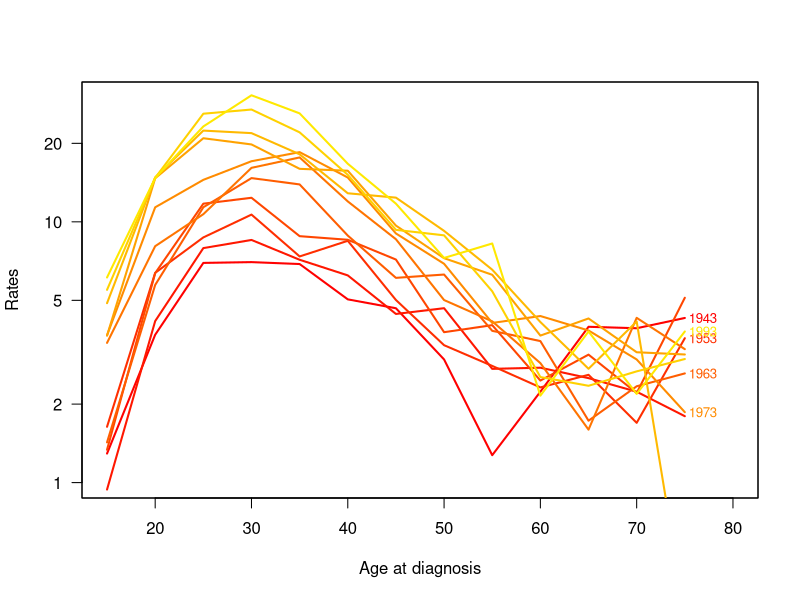
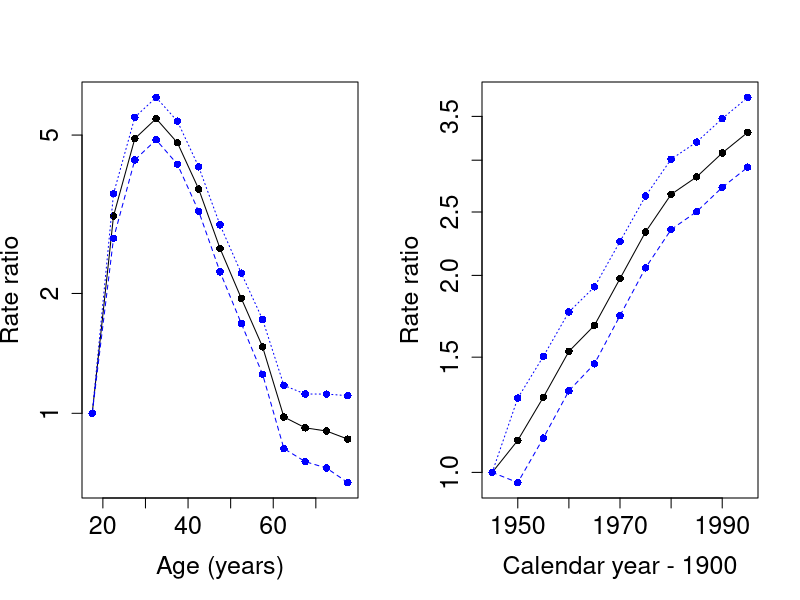
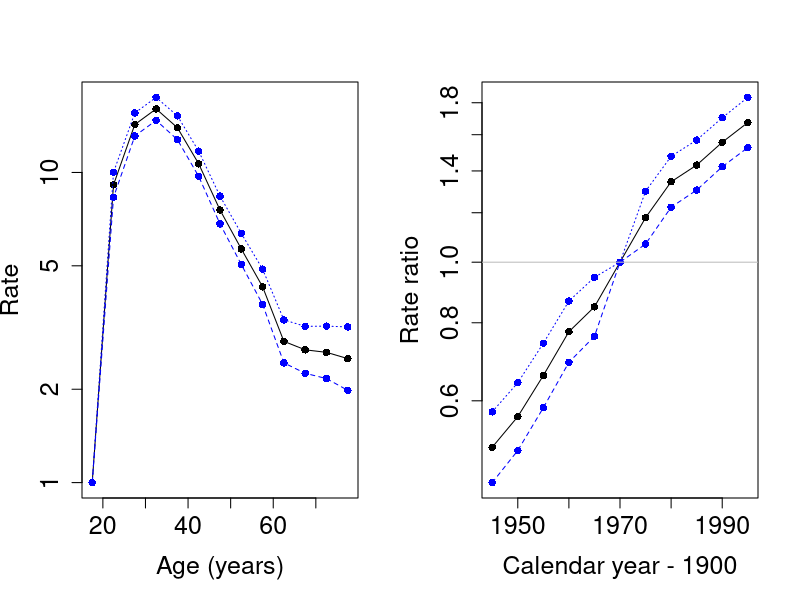
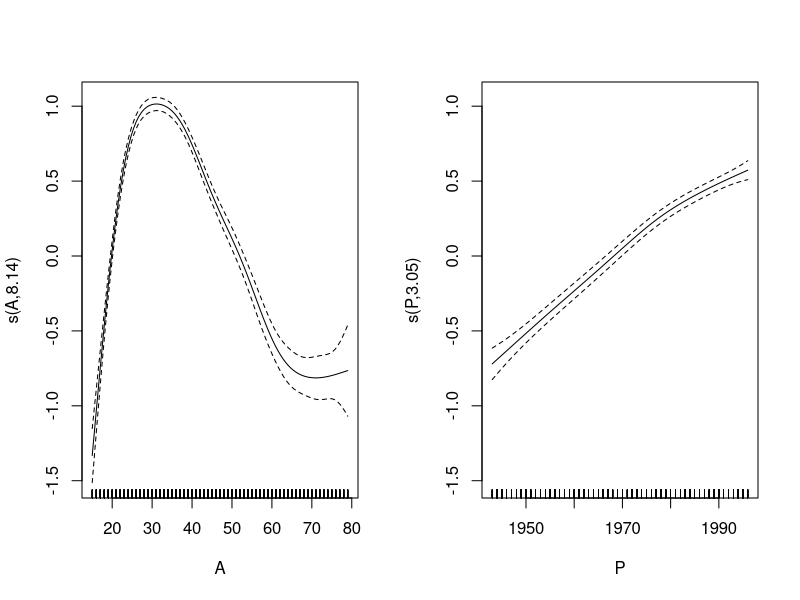
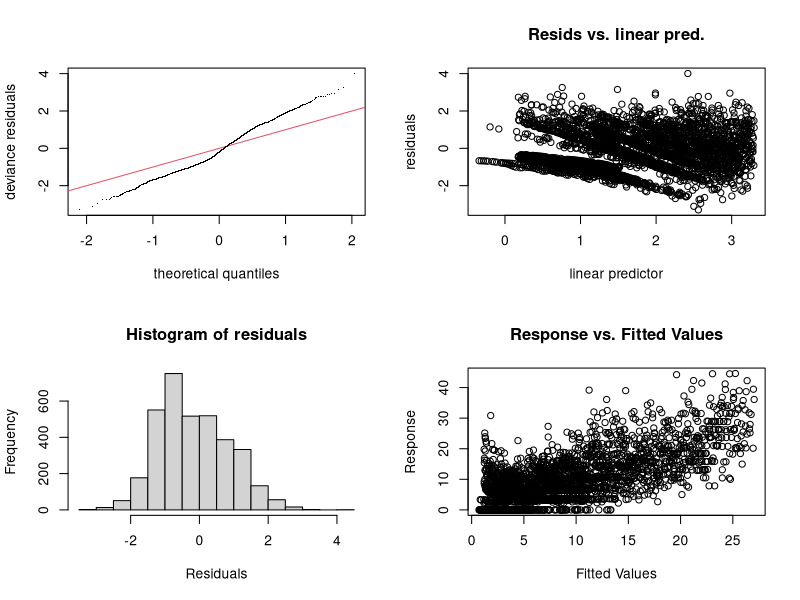
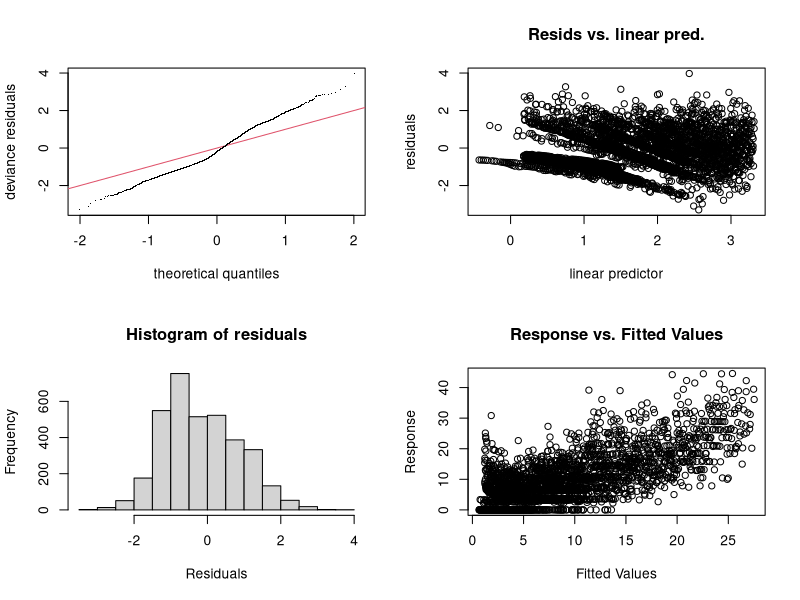
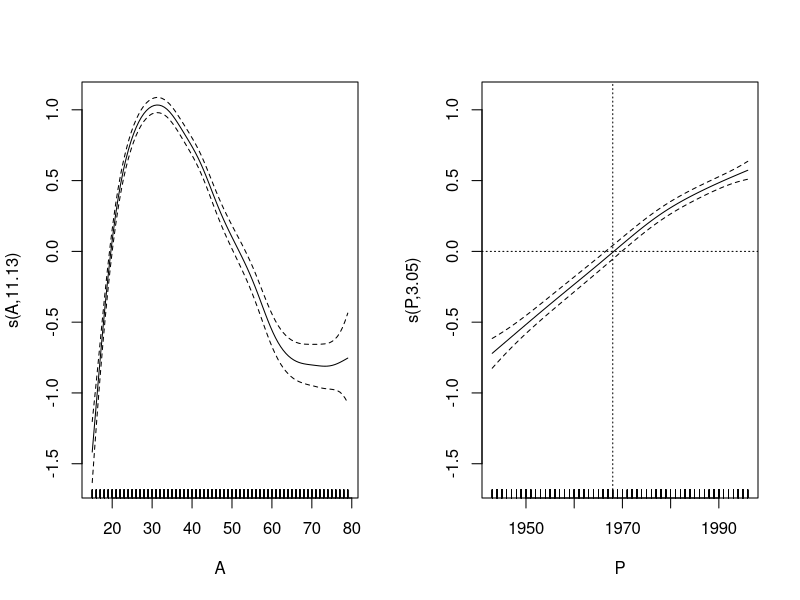
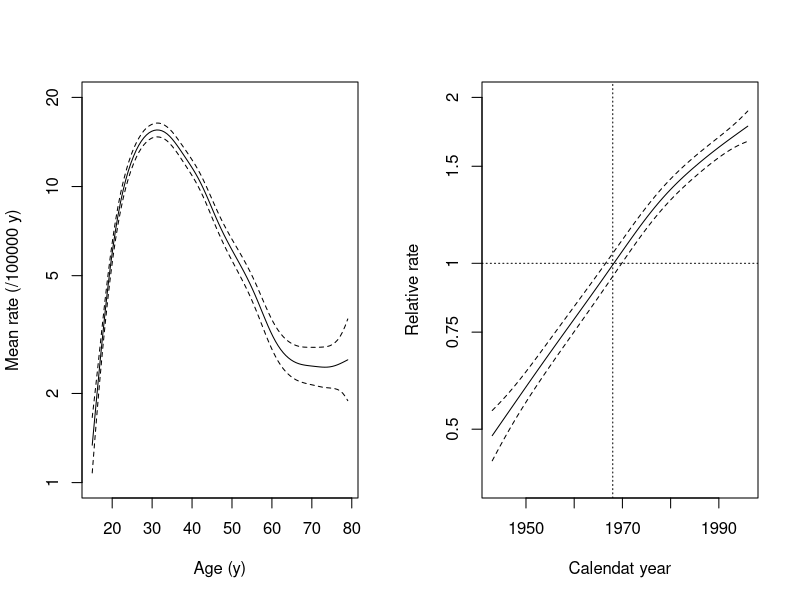

These charts were generated, in order, by the following R code:
## ----include=FALSE------------------------------------------------------------
knitr::opts_chunk$set(results = "markup", fig.show="hide", messages=FALSE, keep.source = TRUE, include = TRUE, eps = FALSE, prefix.string = "./graph/cont-eff")


## ----echo=FALSE---------------------------------------------------------------
# opt <- options()
# options( width=90,
#          SweaveHooks=list( fig=function()
#          par(mar=c(3,3,1,1),mgp=c(3,1,0)/1.6,las=1,bty="n") ) )


## ----data-input---------------------------------------------------------------
library(Epi)
library(mgcv)
data(testisDK)
str(testisDK)
summary(testisDK)
head(testisDK)


## ----housekeeping-------------------------------------------------------------
tdk <- subset(testisDK, A > 14 & A < 80)
tdk$Age <- cut(tdk$A, br = 5 * (3:16), include.lowest = TRUE, right = FALSE)
nAge <- length(levels(tdk$Age))
tdk$Per <- cut(tdk$P,
  br = seq(1943, 1998, by = 5),
  include.lowest = TRUE, right = FALSE)
nPer <- length(levels(tdk$Per))


## ----tabulation---------------------------------------------------------------
tab <- stat.table(
  index = list(Age, Per),
  contents = list(
    D = sum(D),
    Y = sum(Y / 1000),
    rate = ratio(D, Y, 10^5)
  ),
  margins = TRUE,
  data = tdk
)
str(tab)


## ----plot-rates, fig=FALSE----------------------------------------------------
str(tab)
par(mfrow = c(1, 1))
rateplot(
  rates = tab[3, 1:nAge, 1:nPer], which = "ap", ylim = c(1, 30),
  age = seq(15, 75, 5), per = seq(1943, 1993, 5),
  col = heat.colors(16), ann = TRUE
)


## ----mCat---------------------------------------------------------------------
tdk$Y <- tdk$Y / 100000
mCat <- glm(cbind(D, Y) ~ Age + Per,
  family = poisreg(link = log), data = tdk )
round(ci.exp(mCat), 2)


## ----mCat-est, fig=FALSE------------------------------------------------------
aMid <- seq(17.5, 77.5, by = 5)
pMid <- seq(1945, 1995, by = 5)
par(mfrow = c(1, 2))
matplot(aMid, rbind(c(1,1,1), ci.exp(mCat)[2:13, ]), type = "o", pch = 16,     
   log = "y", cex.lab = 1.5, cex.axis = 1.5, col= c("black", "blue", "blue"),
  xlab = "Age (years)", ylab = "Rate ratio" )
matplot(pMid, rbind(c(1,1,1), ci.exp(mCat)[14:23, ]), type = "o", pch = 16,
  log = "y", cex.lab = 1.5, cex.axis = 1.5, col=c("black", "blue", "blue"),
  xlab = "Calendar year - 1900", ylab = "Rate ratio" )


## ----mCat2-new-ref------------------------------------------------------------
tdk$Per70 <- Relevel(tdk$Per, ref = 6)
mCat2 <- glm(cbind(D, Y) ~ -1 + Age + Per70,
  family = poisreg(link = log), data = tdk )
round(ci.exp(mCat2), 2)


## ----mCat2-plot, fig =FALSE---------------------------------------------------
par(mfrow = c(1, 2))
matplot(aMid, rbind(c(1,1,1), ci.exp(mCat2)[2:13, ]), type = "o", pch = 16,     
   log = "y", cex.lab = 1.5, cex.axis = 1.5, col=c("black", "blue", "blue"),
  xlab = "Age (years)", ylab = "Rate" )
matplot(pMid, rbind(ci.exp(mCat2)[14:18, ], c(1,1,1), ci.exp(mCat2)[19:23, ]),
        type = "o", pch = 16, log = "y", cex.lab = 1.5, cex.axis = 1.5,
        col=c("black", "blue", "blue"),
  xlab = "Calendar year - 1900", ylab = "Rate ratio" )
abline(h = 1, col = "gray")


## ----mPen---------------------------------------------------------------------
library(mgcv)
mPen <- mgcv::gam(cbind(D, Y) ~ s(A) + s(P),
  family = poisreg(link = log), data = tdk
)
summary(mPen)


## ----mPen-plot, fig=FALSE-----------------------------------------------------
par(mfrow = c(1, 2))
plot(mPen, se=2, seWithMean = TRUE)


## ----mPen-check---------------------------------------------------------------
par(mfrow = c(2, 2))
gam.check(mPen)


## ----mPen2--------------------------------------------------------------------
mPen2 <- mgcv::gam(cbind(D, Y) ~ s(A, k = 20) + s(P),
  family = poisreg(link = log), data = tdk
)
summary(mPen2)
par(mfrow = c(2, 2))
gam.check(mPen2)


## ----mPen2-plot, fig=FALSE----------------------------------------------------
par(mfrow = c(1, 2))
plot(mPen2, seWithMean = TRUE)
abline(v = 1968, h = 0, lty = 3)


## ----mPen2-newplot------------------------------------------------------------
par(mfrow = c(1, 2))
icpt <- coef(mPen2)[1] #  estimated intecept
plot(mPen2,
  seWithMean = TRUE, select = 1, rug = FALSE,
  yaxt = "n", ylim = c(log(1), log(20)) - icpt,
  xlab = "Age (y)", ylab = "Mean rate (/100000 y)"
)
axis(2, at = log(c(1, 2, 5, 10, 20)) - icpt, labels = c(1, 2, 5, 10, 20))
plot(mPen2,
  seWithMean = TRUE, select = 2, rug = FALSE,
  yaxt = "n", ylim = c(log(0.4), log(2)),
  xlab = "Calendat year", ylab = "Relative rate"
)
axis(2, at = log(c(0.5, 0.75, 1, 1.5, 2)), labels = c(0.5, 0.75, 1, 1.5, 2))
abline(v = 1968, h = 0, lty = 3)
